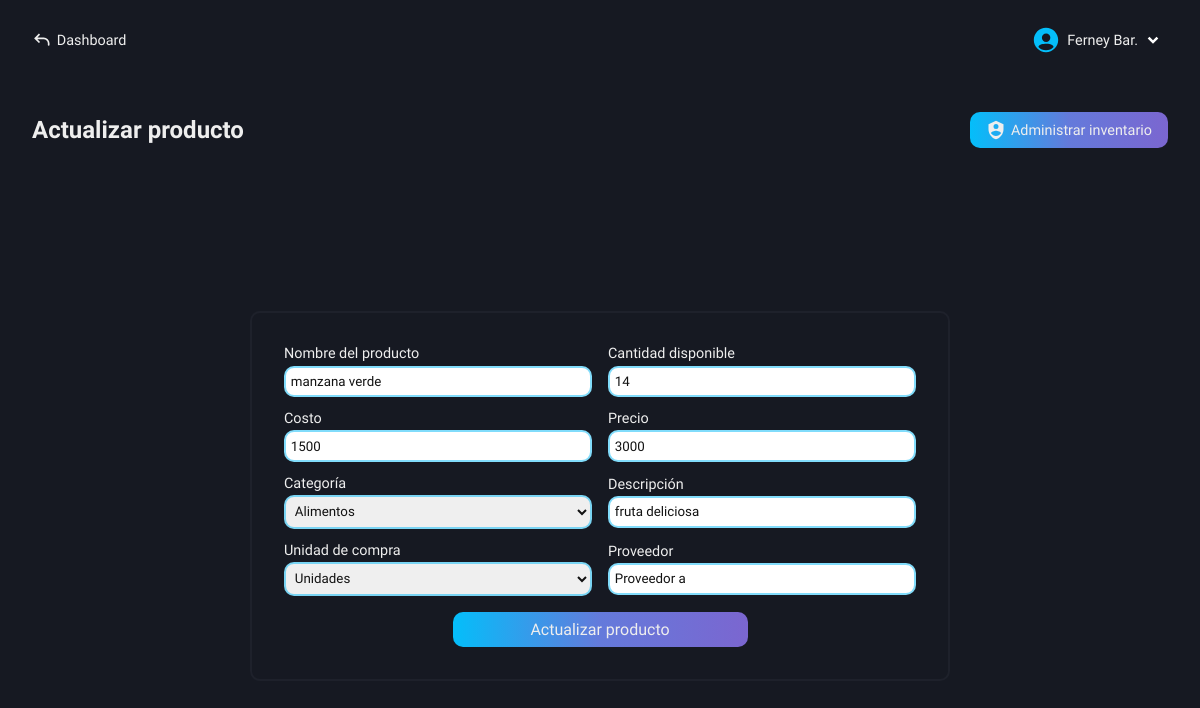
/roles/store/inventory/functions/get-data.php?id=19 (signed in), run on an earlier commit of the app's database.
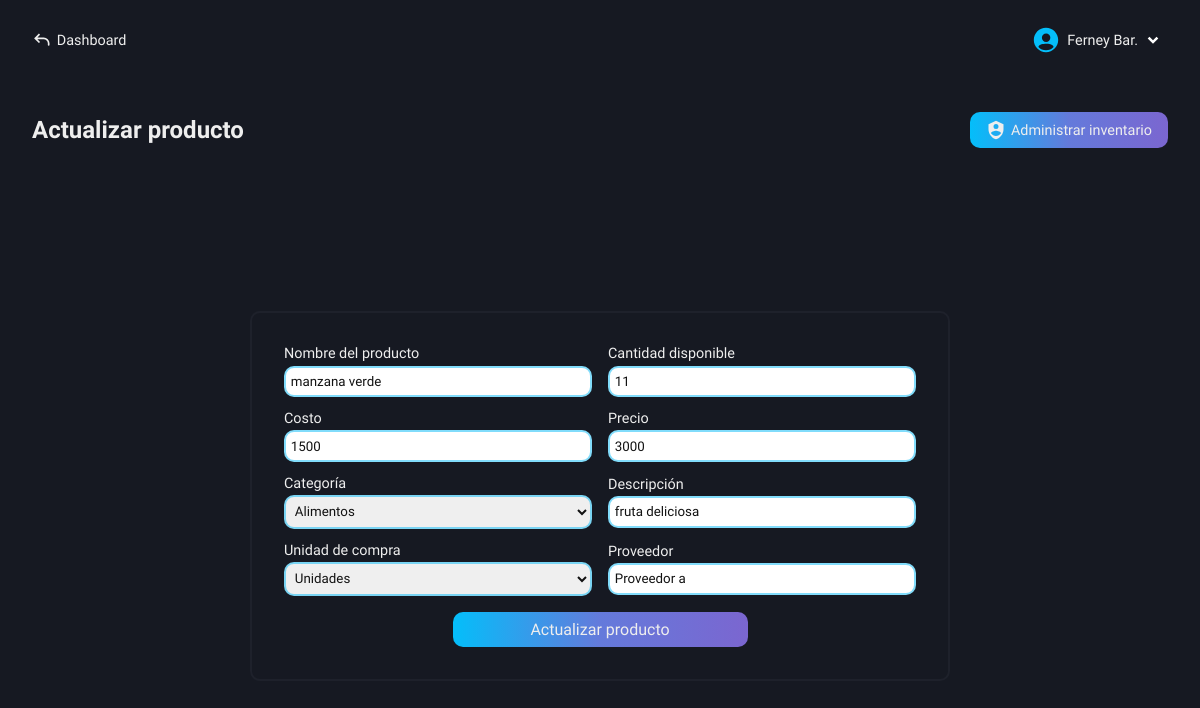
And on a later commit of the database.
### tables this page shows
CREATE TABLE `inventory_products` (
  `id` int(11) NOT NULL AUTO_INCREMENT,
  `id_category` int(11) NOT NULL,
  `product_name` varchar(100) NOT NULL,
  `supplier` varchar(100) NOT NULL,
  `purchase_price` decimal(50,0) NOT NULL,
  `sale_price` decimal(50,0) NOT NULL,
  `stock_quantity` int(11) NOT NULL,
  `product_description` varchar(500) NOT NULL,
  `unit_measure` varchar(100) NOT NULL,
  `entry_date` date NOT NULL,
  PRIMARY KEY (`id`)
);

### roles/store/inventory/functions/get-data.php (the view, shortened to what the changed rows need)
<!DOCTYPE html>
<html lang="es">
<head>
    <link rel="stylesheet" href="../../../../css/store/update-products.css">
    <?php
        include("../../../../conexion.php");
        if (isset($_GET['id'])) {
            $id_product = $_GET['id'];
        }
        $queryProduct = "SELECT * FROM inventory_products WHERE id = $id_product";
        $result = mysqli_query($conexion, $queryProduct);
        $row = mysqli_fetch_array($result);
    ?>
</head>
<body>
    <main class="main">
        <section class="update-products-form" id="hidden-modal">
            <div class="update-form">
                <div class="tlt-button">
                    <h2 class="tlt-function">Actualizar producto</h2>
                </div>
                <div class="content-form">
                    <form action="update.php?id=<?php echo $id_product ?>" method="POST" class="form">
                        <div class="alls">
                            <div class="content-labels-inputs">
                                <div class="label-input">
                                    <label for="name-product">Nombre del producto</label>
                                    <input type="text" name="name-product" class="input-form b-col-fcs-val" placeholder="Nombre del producto" value="<?php echo $row['product_name'] ?>" required>
                                </div>
                                <div class="label-input">
                                    <label for="quantity-stock">Cantidad disponible</label>
                                    <input type="text" name="quantity-stock" class="input-form b-col-fcs-val" placeholder="Cantidad disponible" value="<?php echo $row['stock_quantity'] ?>" required>
                                </div>
                            </div>
                            <div class="content-labels-inputs">
                                <div class="label-input">
                                    <label for="purchase-price">Costo</label>
                                    <input type="number" name="purchase-price" class="input-form b-col-fcs-val" placeholder="Precio de compra" value="<?php echo $row['purchase_price'] ?>" required>
                                </div>
                                <div class="label-input">
                                    <label for="sale-price">Precio</label>
                                    <input type="number" name="sale-price" class="input-form b-col-fcs-val" placeholder="Precio de venta" value="<?php echo $row['sale_price'] ?>" required>
                                </div>
                            </div>
                            <div class="content-labels-inputs">
                                <div class="label-input">
                                    <label for="product-description">Descripción</label>
                                    <input type="text" name="product-description" class="input-form b-col-fcs-val" placeholder="Agrega una descripción" value="<?php echo $row['product_description'] ?>" required>
                                </div>
                            </div>
                            <div class="content-labels-inputs">
                                <div class="label-input">
                                    <label for="unit-measure">Unidad de compra</label>
                                    <select name="unit-measure" class="select b-col-fcs-val" required>
                                        <?php
                                            if($row['unit_measure'] == 'Sin unidad'){
                                                echo "<option value='Sin unidad' selected>Sin unidad</option>";
                                                echo "<option value='Unidades'>Unidades</option>";
                                                echo "<option value='Kilos'>Kilos</option>";
                                                echo "<option value='Gramos'>Gramos</option>";
                                                echo "<option value='Miligramos'>Miligramos</option>";
                                                echo "<option value='Onzas'>Onzas</option>";
                                                echo "<option value='Libras'>Libras</option>";
                                                echo "<option value='Litros'>Litros</option>";
                                            } else if($row['unit_measure'] == 'Unidades'){
                                                echo "<option value='Unidades' selected>Unidades</option>";
                                            } else if($row['unit_measure'] == 'Kilos'){
                                                echo "<option value='Sin unidad'>Sin unidad</option>";
                                                echo "<option value='Unidades'>Unidades</option>";
                                                echo "<option value='Kilos' selected>Kilos</option>";
                                                echo "<option value='Gramos'>Gramos</option>";
                                                echo "<option value='Miligramos'>Miligramos</option>";
                                                echo "<option value='Onzas'>Onzas</option>";
                                                echo "<option value='Libras'>Libras</option>";
                                                echo "<option value='Litros'>Litros</option>";
                                            } else if($row['unit_measure'] == 'Gramos'){
                                                echo "<option value='Sin unidad'>Sin unidad</option>";
                                                echo "<option value='Unidades'>Unidades</option>";
                                                echo "<option value='Kilos'>Kilos</option>";
                                                echo "<option value='Gramos' selected>Gramos</option>";
                                                echo "<option value='Miligramos'>Miligramos</option>";
                                                echo "<option value='Onzas'>Onzas</option>";
                                                echo "<option value='Libras'>Libras</option>";
                                                echo "<option value='Litros'>Litros</option>";
                                            } else if($row['unit_measure'] == 'Miligramos'){
                                                echo "<option value='Sin unidad'>Sin unidad</option>";
                                                echo "<option value='Unidades'>Unidades</option>";
                                                echo "<option value='Kilos'>Kilos</option>";
                                                echo "<option value='Gramos'>Gramos</option>";
                                                echo "<option value='Miligramos' selected>Miligramos</option>";
                                                echo "<option value='Onzas'>Onzas</option>";
                                                echo "<option value='Libras'>Libras</option>";
                                                echo "<option value='Litros'>Litros</option>";
                                            } else if($row['unit_measure'] == 'Onzas'){
                                                echo "<option value='Sin unidad'>Sin unidad</option>";
                                                echo "<option value='Unidades'>Unidades</option>";
                                                echo "<option value='Kilos'>Kilos</option>";
                                                echo "<option value='Gramos'>Gramos</option>";
                                                echo "<option value='Miligramos'>Miligramos</option>";
                                                echo "<option value='Onzas' selected>Onzas</option>";
                                                echo "<option value='Libras'>Libras</option>";
                                                echo "<option value='Litros'>Litros</option>";
                                            } else if($row['unit_measure'] == 'Libras'){
                                                echo "<option value='Sin unidad'>Sin unidad</option>";
                                                echo "<option value='Unidades'>Unidades</option>";
                                                echo "<option value='Kilos'>Kilos</option>";
                                                echo "<option value='Gramos'>Gramos</option>";
                                                echo "<option value='Miligramos'>Miligramos</option>";
                                                echo "<option value='Onzas'>Onzas</option>";
                                                echo "<option value='Libras' selected>Libras</option>";
                                                echo "<option value='Litros'>Litros</option>";
                                            } else if($row['unit_measure'] == 'Litros'){
                                                echo "<option value='Sin unidad'>Sin unidad</option>";
                                                echo "<option value='Unidades'>Unidades</option>";
                                                echo "<option value='Kilos'>Kilos</option>";
                                                echo "<option value='Gramos'>Gramos</option>";
                                                echo "<option value='Miligramos'>Miligramos</option>";
                                                echo "<option value='Onzas'>Onzas</option>";
                                                echo "<option value='Libras'>Libras</option>";
                                                echo "<option value='Litros' selected>Litros</option>";
                                            }
                                        ?>
                                    </select>
                                </div>
                                <div class="label-input">
                                    <label for="supplier">Proveedor</label>
                                    <input type="text" name="supplier" class="input-form b-col-fcs-val" placeholder="Proveedor" value="<?php echo $row['supplier'] ?>" required>
                                </div>
                            </div>
                        </div>
                    </form>
                </div>
            </div>
        </section>
    </main>
</body>
</html>

What changed in the data, as far as the page shows it:
changed inventory_products "manzana verde": quantity-stock "14" → "11"
